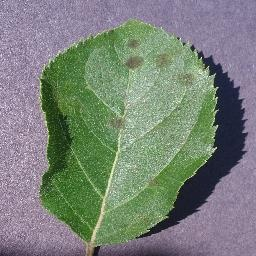
#> input picture testImage/a.JPG, 256 x 256 px
$ python -i background_marker.py   (imports and definitions only)   (older library calls are emulated)
#> lines starting #> are read from the running program, lines starting #| are printed output that depends on the picture; after the words box and inside, x2 and y2 are one past the last pixel; in counts of white or black regions, pixels touching at a corner belong together
import cv2
import numpy as np
import time
from matplotlib import pyplot as plt

from utils import *


# constants for filling holes mode
FILL = {
    'NO': 0,
    'FLOOD': 1,
    'THRESHOLD': 2,
    'MORPH': 3,
}


# [113 lines left out: functions remove_whites, remove_blacks, remove_blues, color_index_marker, texture_filter, not called in this run]


def otsu_color_index(excess_green, excess_red):
    return cv2.threshold(excess_green - excess_red, 0, 255,cv2.THRESH_BINARY + cv2.THRESH_OTSU)


def generate_floodfill_mask(bin_image):
    """
    Generate a mask to remove backgrounds adjacent to image edge

    Args:
        bin_image (ndarray of grayscale image): image to remove backgrounds from

    Returns:
        a mask to backgrounds adjacent to image edge
    """
    y_mask = np.full(
        (bin_image.shape[0], bin_image.shape[1]), fill_value=255, dtype=np.uint8
    )
    x_mask = np.full(
        (bin_image.shape[0], bin_image.shape[1]), fill_value=255, dtype=np.uint8
    )

    xs, ys = bin_image.shape[0], bin_image.shape[1]

    for x in range(0, xs):
        item_indexes = np.where(bin_image[x,:] != 0)[0]
        # min_start_edge = ys
        # max_final_edge = 0
        if len(item_indexes):
            start_edge, final_edge = item_indexes[0], item_indexes[-1]
            x_mask[x, start_edge:final_edge] = 0
            # [4 lines of commented-out code are left out]

    for y in range(0, ys):
        item_indexes = np.where(bin_image[:,y] != 0)[0]
        if len(item_indexes):
            start_edge, final_edge = item_indexes[0], item_indexes[-1]

            y_mask[start_edge:final_edge, y] = 0
            # mask[:start_edge, y] = 255
            # mask[final_edge:, y] = 255

    return np.logical_or(x_mask, y_mask)


def select_largest_obj(img_bin, lab_val=255, fill_mode=FILL['FLOOD'],
                       smooth_boundary=False, kernel_size=15):
    """
    Select the largest object from a binary image and optionally
    fill holes inside it and smooth its boundary.
    Args:
        img_bin (2D array): 2D numpy array of binary image.
        lab_val ([int]): integer value used for the label of the largest
                object. Default is 255.
        fill_mode (string {no,flood,threshold,morph}): hole filling techniques which are
            - no: no filling of holes
            - flood: floodfilling technique without removing image edge sharing holes
            - threshold: removing holes based on minimum size of hole to be removed
            - morph: closing morphological operation with some kernel size to remove holes
        smooth_boundary ([boolean]): whether smooth the boundary of the
                largest object using morphological opening or not. Default
                is false.
        kernel_size ([int]): the size of the kernel used for morphological
                operation. Default is 15.
    Returns:
        a binary image as a mask for the largest object.
    """

    # set up components
    n_labels, img_labeled, lab_stats, _ = \
        cv2.connectedComponentsWithStats(img_bin, connectivity=8, ltype=cv2.CV_32S)

    # find largest component label(label number works with labeled image because of +1)
    largest_obj_lab = np.argmax(lab_stats[1:, 4]) + 1

    # create a mask that will only cover the largest component
    largest_mask = np.zeros(img_bin.shape, dtype=np.uint8)
    largest_mask[img_labeled == largest_obj_lab] = lab_val

    if fill_mode == FILL['FLOOD']:
        # fill holes using opencv floodfill function

        # set up seedpoint(starting point) for floodfill
        bkg_locs = np.where(img_labeled == 0)
        bkg_seed = (bkg_locs[0][0], bkg_locs[1][0])

        # copied image to be floodfill
        img_floodfill = largest_mask.copy()

        # create a mask to ignore what shouldn't be filled(I think no effect)
        h_, w_ = largest_mask.shape
        mask_ = np.zeros((h_ + 2, w_ + 2), dtype=np.uint8)

        cv2.floodFill(img_floodfill, mask_, seedPoint=bkg_seed,
                    newVal=lab_val)
        holes_mask = cv2.bitwise_not(img_floodfill)  # mask of the holes.

        # get a mask to avoid filling non-holes that are adjacent to image edge
        non_holes_mask = generate_floodfill_mask(largest_mask)
        holes_mask = np.bitwise_and(holes_mask, np.bitwise_not(non_holes_mask))

        largest_mask = largest_mask + holes_mask
    elif fill_mode == FILL['MORPH']:
        # fill holes using closing morphology operation
        kernel_ = np.ones((50, 50), dtype=np.uint8)
        largest_mask = cv2.morphologyEx(largest_mask, cv2.MORPH_CLOSE,
                                        kernel_)
    elif fill_mode == FILL['THRESHOLD']:
        # fill background-holes based on hole size threshold
        # default hole size threshold is some percentage
        #   of size of the largest component(i.e leaf component)

        # invert to setup holes of background, sorry for the incovenience
        inv_img_bin = np.bitwise_not(largest_mask)

        # set up components
        inv_n_labels, inv_img_labeled, inv_lab_stats, _ = \
            cv2.connectedComponentsWithStats(inv_img_bin, connectivity=8, ltype=cv2.CV_32S)

        # find largest component label(label number works with labeled image because of +1)
        inv_largest_obj_lab = np.argmax(inv_lab_stats[1:, 4]) + 1

        # setup sizes and number of components
        inv_sizes = inv_lab_stats[1:, -1]
        sizes = lab_stats[1:, -1]
        inv_nb_components = inv_n_labels - 1

        # find the greater side of the image
        inv_max_side = np.amax(inv_img_labeled.shape)

        # set the minimum size of hole that is allowed to stay
        inv_min_size = int(0.3 * sizes[largest_obj_lab - 1]) # todo: specify good min size

        # generate the mask that allows holes greater than minimum size(weird)
        inv_mask = np.zeros((inv_img_labeled.shape), dtype=np.uint8)
        for inv_i in range(0, inv_nb_components):
            if inv_sizes[inv_i] >= inv_min_size:
                inv_mask[inv_img_labeled == inv_i + 1] = 255

        largest_mask = largest_mask + np.bitwise_not(inv_mask)

    if smooth_boundary:
        # smooth edge boundary
        kernel_ = np.ones((kernel_size, kernel_size), dtype=np.uint8)
        largest_mask = cv2.morphologyEx(largest_mask, cv2.MORPH_OPEN,
                                        kernel_)

    return largest_mask


# [2 lines not run here, left out]

>>> import cv2
>>> picture = cv2.imread('../../testImage/a.JPG', cv2.IMREAD_GRAYSCALE)
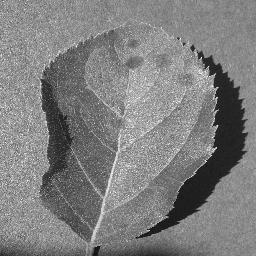
#> picture: shape (256, 256); min 0, max 255, mean 126.5
>>> result = select_largest_obj(picture)
#> in select_largest_obj, `n_labels, img_labeled, lab_stats, _ = \ cv2.connectedComponentsWithSta..`:
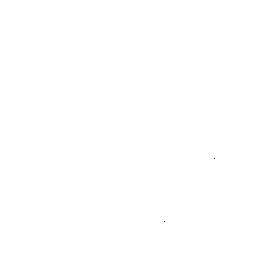
#> img_labeled: shape (256, 256) int32; values 0 (black) and 1 (white), 100% white; black in thin lines or dots, all inside (x1, y1, x2, y2) = (164, 158, 215, 222)
#> in select_largest_obj, `n_labels, img_labeled, lab_stats, _ = \ cv2.connectedComponentsWithSta..`: n_labels = 2; lab_stats = [[164, 158, 51, 64, 2], [0, 0, 256, 256, 65534]]
#> in select_largest_obj, `largest_obj_lab = np.argmax(lab_stats[1:, 4]) + 1`: largest_obj_lab = 1
#> in select_largest_obj, `bkg_locs = np.where(img_labeled == 0)`: bkg_locs = ([158, 221], [214, 164])
#> in select_largest_obj, `bkg_seed = (bkg_locs[0][0], bkg_locs[1][0])`: bkg_seed = (158, 214)
#> in select_largest_obj, `holes_mask = np.bitwise_and(holes_mask, np.bitwise_not(non_holes_mask))`:
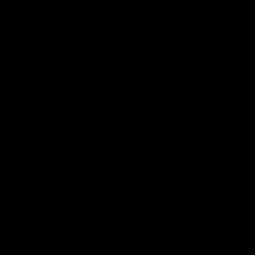
#> non_holes_mask: shape (256, 256) bool; 0.78% white in thin lines or dots

$ run again, on testImage/b.JPG
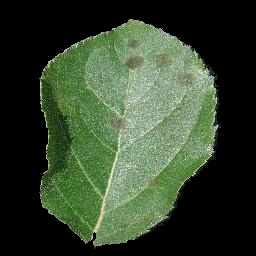
#> input picture testImage/b.JPG, 256 x 256 px
#> in select_largest_obj, `n_labels, img_labeled, lab_stats, _ = \ cv2.connectedComponentsWithSta..`:
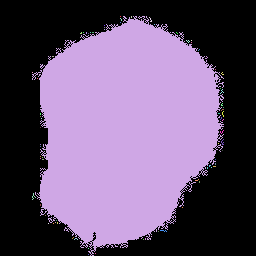
#> img_labeled: shape (256, 256) int32; 79 distinct labels, from 0 to 78; one colour per label, 0 black
#> n_labels = 79; lab_stats = 79 rows, first 6: [0, 0, 256, 256, 33304], [120, 16, 1, 1, 1], [32, 16, 192, 240, 32066], [131, 16, 1, 2, 2], [149, 17, 3, 5, 6], [120, 18, 2, 3, 3]
#> largest_obj_lab = 2
#> bkg_locs = 33304 positions, rows 0 to 255, columns 0 to 255
#> bkg_seed = (0, 0)
#> img_floodfill: shape (256, 256); 99.6% white; black in thin lines or dots, all inside (x1, y1, x2, y2) = (33, 17, 223, 256)
#> non_holes_mask: shape (256, 256) bool; 50.5% white; 4 black regions (3 under 20 px), largest, box (x1, y1, x2, y2) and area: (32, 16, 223, 254) 32431
#> in select_largest_obj, `largest_mask = largest_mask + holes_mask`:
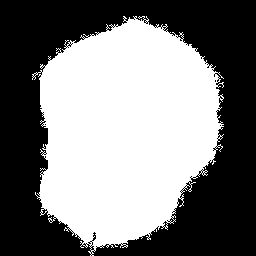
#> largest_mask: shape (256, 256); min 0, max 255, mean 124.8

$ run again, on testImage/c.JPG
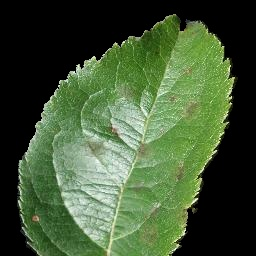
#> input picture testImage/c.JPG, 256 x 256 px
#> in select_largest_obj, `n_labels, img_labeled, lab_stats, _ = \ cv2.connectedComponentsWithSta..`:
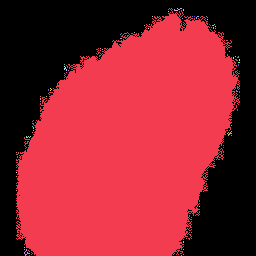
#> img_labeled: shape (256, 256) int32; 82 distinct labels, from 0 to 81; one colour per label, 0 black
#> n_labels = 82; lab_stats = 82 rows, first 6: [0, 0, 256, 256, 26061], [16, 8, 224, 248, 39312], [174, 8, 8, 3, 10], [183, 9, 1, 2, 2], [168, 11, 1, 1, 1], [152, 16, 1, 1, 1]
#> largest_obj_lab = 1
#> bkg_locs = 26061 positions, rows 0 to 255, columns 0 to 255
#> bkg_seed = (0, 0)
#> img_floodfill: shape (256, 256); 99.5% white; black in thin lines or dots, all inside (x1, y1, x2, y2) = (17, 9, 239, 254)
#> non_holes_mask: shape (256, 256) bool; 39.5% white; 1 white region, box (x1, y1, x2, y2) and area: (0, 0, 256, 256) 25919
#> in select_largest_obj, `largest_mask = largest_mask + holes_mask`:
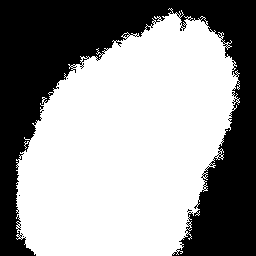
#> largest_mask: shape (256, 256); min 0, max 255, mean 153
